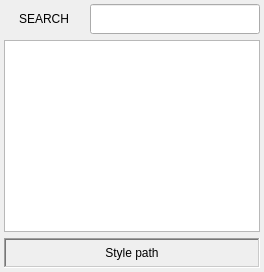
      <widget class="QWidget" name="stylesheet">
       <property name="minimumSize">
        <size>
         <width>0</width>
         <height>0</height>
        </size>
       </property>
       <property name="maximumSize">
        <size>
         <width>16777215</width>
         <height>16777215</height>
        </size>
       </property>
       <attribute name="title">
        <string>Stylesheet</string>
       </attribute>
       <layout class="QVBoxLayout" name="verticalLayout_8">
        <property name="leftMargin">
         <number>4</number>
        </property>
        <property name="topMargin">
         <number>4</number>
        </property>
        <property name="rightMargin">
         <number>4</number>
        </property>
        <property name="bottomMargin">
         <number>4</number>
        </property>
        <item>
         <layout class="QHBoxLayout" name="horizontalLayout_37">
          <property name="topMargin">
           <number>0</number>
          </property>
          <item>
           <widget class="QLabel" name="label_42">
            <property name="minimumSize">
             <size>
              <width>80</width>
              <height>30</height>
             </size>
            </property>
            <property name="maximumSize">
             <size>
              <width>80</width>
              <height>30</height>
             </size>
            </property>
            <property name="text">
             <string>SEARCH</string>
            </property>
            <property name="alignment">
             <set>Qt::AlignCenter</set>
            </property>
           </widget>
          </item>
          <item>
           <widget class="QLineEdit" name="lineEdit_search">
            <property name="minimumSize">
             <size>
              <width>0</width>
              <height>30</height>
             </size>
            </property>
            <property name="maximumSize">
             <size>
              <width>16777215</width>
              <height>30</height>
             </size>
            </property>
            <property name="clearButtonEnabled">
             <bool>true</bool>
            </property>
           </widget>
          </item>
         </layout>
        </item>
        <item>
         <widget class="QPlainTextEdit" name="TextView_Stylesheet">
          <property name="readOnly">
           <bool>true</bool>
          </property>
         </widget>
        </item>
        <item>
         <widget class="QLabel" name="lbl_style_path">
          <property name="minimumSize">
           <size>
            <width>0</width>
            <height>30</height>
           </size>
          </property>
          <property name="maximumSize">
           <size>
            <width>16777215</width>
            <height>30</height>
           </size>
          </property>
          <property name="frameShape">
           <enum>QFrame::WinPanel</enum>
          </property>
          <property name="frameShadow">
           <enum>QFrame::Sunken</enum>
          </property>
          <property name="text">
           <string>Style path</string>
          </property>
          <property name="alignment">
           <set>Qt::AlignCenter</set>
          </property>
         </widget>
        </item>
       </layout>
      </widget>
